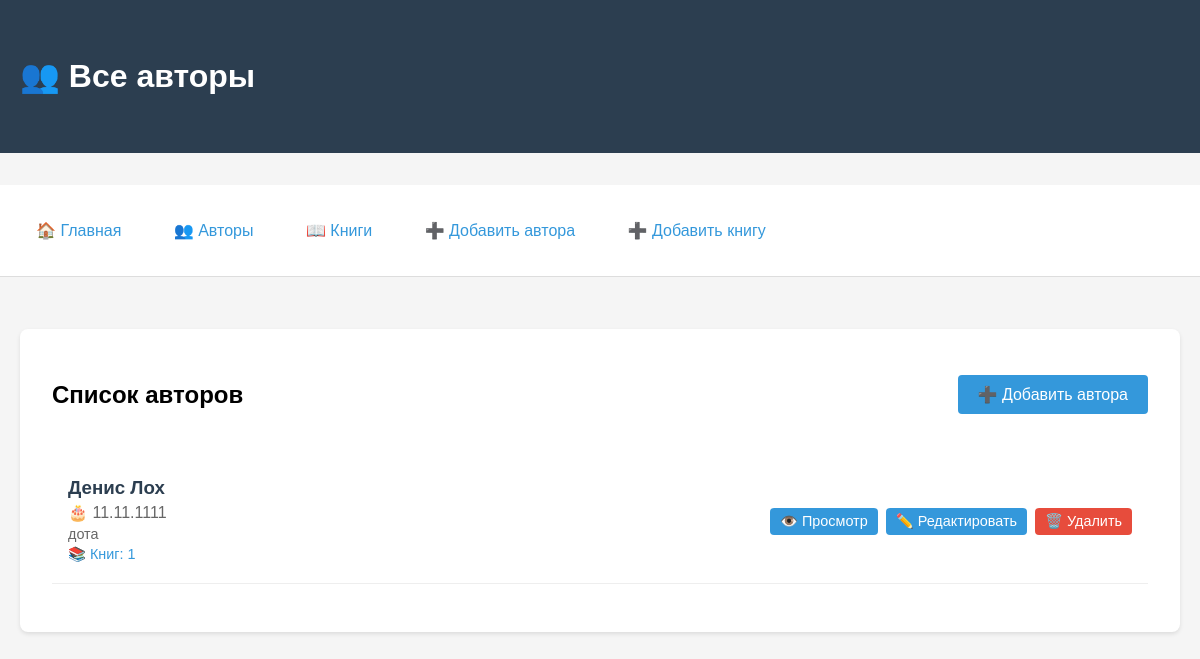
Before: /authors/ with the older database file.
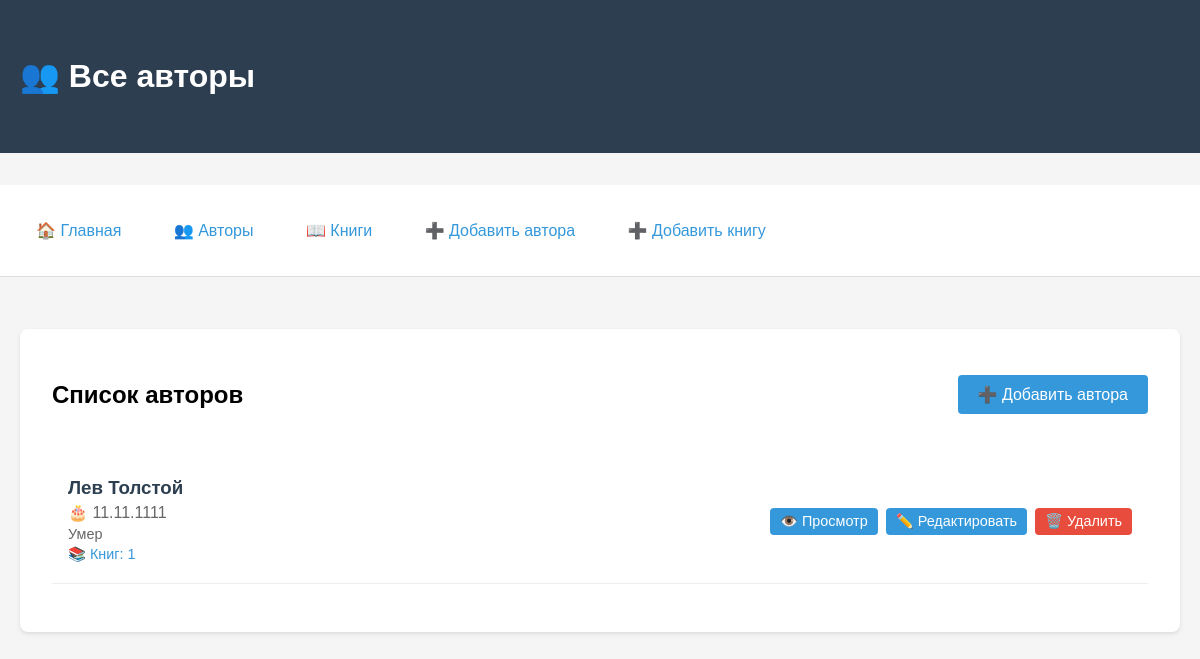
After: the same page with the newer database file.
### books/models.py (models this page shows, shortened)
class Author(models.Model):
    name = models.CharField(
        max_length=100,
        verbose_name='Имя автора',
        help_text='Введите полное имя автора'
    )
    birth_date = models.DateField(
        null=True,                    # Может быть NULL в базе данных
        blank=True,                   # Поле может быть пустым в формах
        verbose_name='Дата рождения',
        help_text='Введите дату рождения автора'
    )
    bio = models.TextField(
        blank=True,                   # Поле может быть пустым
        verbose_name='Биография',
        help_text='Введите краткую биографию автора'
    )
    class Meta:
        verbose_name = 'Автор'
        verbose_name_plural = 'Авторы'
        ordering = ['name']  # Сортировка по умолчанию по имени»

### books/views.py (the view)
# urls.py: path('authors/', views.author_list, name='author_list'),
def author_list(request):
    authors = Author.objects.all().order_by('name')
    return render(request, 'books/author_list.html', {
        'authors': authors
    })

### books/templates/books/author_list.html (shortened to what this page needs)
{% extends 'books/base.html' %}
{% block header %}👥 Все авторы{% endblock %}
{% block content %}
<div style="display: flex; justify-content: space-between; align-items: center; margin-bottom: 2rem;">
    <h2>Список авторов</h2>
    <a href="{% url 'books:author_create' %}" class="btn">➕ Добавить автора</a>
</div>
{% if authors %}
    <ul style="list-style: none; padding: 0;">
        {% for author in authors %}
        <li style="padding: 1rem; border-bottom: 1px solid #eee; display: flex; justify-content: space-between; align-items: center;">
            <div>
                <h3 style="margin: 0;">
                    <a href="{% url 'books:author_detail' pk=author.pk %}" style="text-decoration: none; color: #2c3e50;">
                        {{ author.name }}
                    </a>
                </h3>
                {% if author.birth_date %}
                <p style="margin: 0.25rem 0; color: #666;">
                    🎂 {{ author.birth_date|date:"d.m.Y" }}
                </p>
                {% endif %}
                {% if author.bio %}
                <p style="margin: 0.25rem 0; color: #666; font-size: 0.9rem;">
                    {{ author.bio|truncatewords:20 }}
                </p>
                {% endif %}
                <p style="margin: 0.25rem 0; color: #3498db; font-size: 0.9rem;">
                    📚 Книг: {{ author.books.count }}
                </p>
            </div>
            <div style="display: flex; gap: 0.5rem;">
                <a href="{% url 'books:author_detail' pk=author.pk %}" class="btn" style="padding: 5px 10px; font-size: 0.9rem;">👁️ Просмотр</a>
                <a href="{% url 'books:author_edit' pk=author.pk %}" class="btn" style="padding: 5px 10px; font-size: 0.9rem;">✏️ Редактировать</a>
                <a href="{% url 'books:author_delete' pk=author.pk %}" class="btn" style="padding: 5px 10px; font-size: 0.9rem; background: #e74c3c;">🗑️ Удалить</a>
            </div>
        </li>
        {% endfor %}
    </ul>
{% else %}
    <div style="text-align: center; padding: 3rem; color: #666;">
        <h3>Пока нет авторов</h3>
        <p>Добавьте первого автора в библиотеку</p>
        <a href="{% url 'books:author_create' %}" class="btn">➕ Добавить автора</a>
    </div>
{% endif %}
{% endblock %}

### books/templates/books/base.html (shortened to what this page needs)
<!DOCTYPE html>
<html lang="ru">
<head>
</head>
<body>
    <header class="header">
        <div class="container">
            <h1>{% block header %}📚 Библиотека книг{% endblock %}</h1>
        </div>
    </header>
    <nav class="nav">
        <div class="container">
            <a href="{% url 'books:home' %}">🏠 Главная</a>
            <a href="{% url 'books:author_list' %}">👥 Авторы</a>
            <a href="{% url 'books:book_list' %}">📖 Книги</a>
            <a href="{% url 'books:author_create' %}">➕ Добавить автора</a>
            <a href="{% url 'books:book_create' %}">➕ Добавить книгу</a>
        </div>
    </nav>
    <main class="container">
        <div class="content">
            {% block content %}{% endblock %}
        </div>
    </main>
</body>
</html>

### books/templates/books/base.html (style rules this page uses)
body { font-family: Arial, sans-serif; margin: 0; padding: 0; background-color: #f5f5f5; }
.container { max-width: 1200px; margin: 0 auto; padding: 20px; }
.header { background: #2c3e50; color: white; padding: 1rem 0; margin-bottom: 2rem; }
.nav { background: white; padding: 1rem 0; border-bottom: 1px solid #ddd; margin-bottom: 2rem; }
.nav a { margin-right: 1rem; text-decoration: none; color: #3498db; padding: 0.5rem 1rem; }
.content { background: white; padding: 2rem; border-radius: 8px; box-shadow: 0 2px 4px rgba(0,0,0,0.1); }
.btn { display: inline-block; padding: 10px 20px; background: #3498db; color: white; text-decoration: none; border: none; border-radius: 4px; cursor: pointer; }

Changed rows visible on the page:
changed Author: name "Денис Лох" → "Лев Толстой"; bio "дота" → "Умер"
